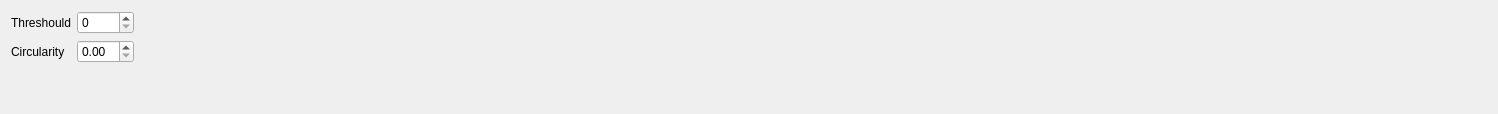
             <widget class="QWidget" name="settingpage_algorithm_tab">
              <attribute name="title">
               <string>Algorithm</string>
              </attribute>
              <layout class="QGridLayout" name="gridLayout_9">
               <item row="1" column="1">
                <widget class="QDoubleSpinBox" name="settingpage_algorithm_circularity_spinbox"/>
               </item>
               <item row="2" column="0">
                <spacer name="verticalSpacer_6">
                 <property name="orientation">
                  <enum>Qt::Vertical</enum>
                 </property>
                 <property name="sizeHint" stdset="0">
                  <size>
                   <width>20</width>
                   <height>40</height>
                  </size>
                 </property>
                </spacer>
               </item>
               <item row="0" column="0">
                <widget class="QLabel" name="label_22">
                 <property name="text">
                  <string>Threshould</string>
                 </property>
                </widget>
               </item>
               <item row="0" column="1">
                <widget class="QSpinBox" name="settingpage_algorithm_threshould_spinbox">
                 <property name="maximum">
                  <number>255</number>
                 </property>
                </widget>
               </item>
               <item row="0" column="2">
                <spacer name="horizontalSpacer_16">
                 <property name="orientation">
                  <enum>Qt::Horizontal</enum>
                 </property>
                 <property name="sizeHint" stdset="0">
                  <size>
                   <width>1353</width>
                   <height>20</height>
                  </size>
                 </property>
                </spacer>
               </item>
               <item row="1" column="0">
                <widget class="QLabel" name="label_24">
                 <property name="text">
                  <string>Circularity</string>
                 </property>
                </widget>
               </item>
              </layout>
             </widget>
